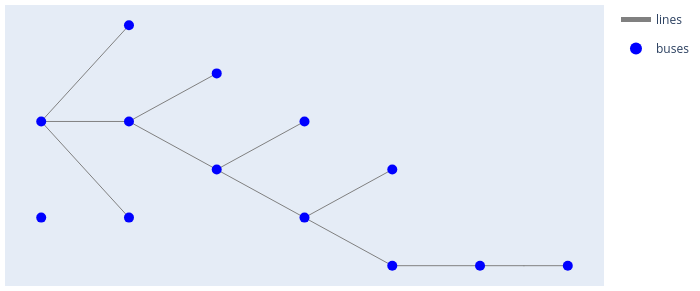

Notebook source saved alongside this figure:
### Code cell
from pandapower.plotting.plotly import simple_plotly

fig = simple_plotly(net, auto_open=False)
fig.show()

### Figure 1 — Plotly figure (JSON) as saved in the notebook; plotly's stock layout.template omitted (floating-point values rounded to 4 significant figures)
{"data": [{"hoverinfo": "text", "legendgroup": "lines", "line": {"color": "rgb(128, 128, 128)", "dash": "solid", "width": 1}, "mode": "lines", "name": "lines", "showlegend": true, "text": "Index: 0<br />Name: CDBT900784 - CDBT012139 (GKT 3x50/50)<br />Length: 0.09 km<br />R: 0.058 Ohm<br />X: 0.007 Ohm<br />", "type": "scatter", "x": [7, 6.5, 6], "y": [-1, -1, -1]}, {"hoverinfo": "text", "legendgroup": "lines", "line": {"color": "rgb(128, 128, 128)", "dash": "solid", "width": 1}, "mode": "lines", "name": "lines", "showlegend": false, "text": "Index: 1<br />Name: CDBT012139 - CDBT004760 (GKT 3x50/50)<br />Length: 0.08 km<br />R: 0.051 Ohm<br />X: 0.007 Ohm<br />", "type": "scatter", "x": [6, 5.5, 5], "y": [-1, -1, -1]}, {"hoverinfo": "text", "legendgroup": "lines", "line": {"color": "rgb(128, 128, 128)", "dash": "solid", "width": 1}, "mode": "lines", "name": "lines", "showlegend": false, "text": "Index: 2<br />Name: CDBT004760 - CDBT004764 (GKN 3x95/95)<br />Length: 0.115 km<br />R: 0.037 Ohm<br />X: 0.009 Ohm<br />", "type": "scatter", "x": [5, 4.5, 4], "y": [-1, -0.75, -0.5]}, {"hoverinfo": "text", "legendgroup": "lines", "line": {"color": "rgb(128, 128, 128)", "dash": "solid", "width": 1}, "mode": "lines", "name": "lines", "showlegend": false, "text": "Index: 3<br />Name: CDBT003746 - CDBT004764 (GKN 3x150/150)<br />Length: 0.1 km<br />R: 0.021 Ohm<br />X: 0.008 Ohm<br />", "type": "scatter", "x": [5, 4.5, 4], "y": [0, -0.25, -0.5]}, {"hoverinfo": "text", "legendgroup": "lines", "line": {"color": "rgb(128, 128, 128)", "dash": "solid", "width": 1}, "mode": "lines", "name": "lines", "showlegend": false, "text": "Index: 4<br />Name: CDBT004764 - STMT003438 (GKN 3x150/150)<br />Length: 0.18 km<br />R: 0.037 Ohm<br />X: 0.014 Ohm<br />", "type": "scatter", "x": [4, 3.5, 3], "y": [-0.5, -0.25, 0]}, {"hoverinfo": "text", "legendgroup": "lines", "line": {"color": "rgb(128, 128, 128)", "dash": "solid", "width": 1}, "mode": "lines", "name": "lines", "showlegend": false, "text": "Index: 5<br />Name: STMT003438 - CDBT901452 (GKN 3x150/150)<br />Length: 0.135 km<br />R: 0.028 Ohm<br />X: 0.011 Ohm<br />", "type": "scatter", "x": [3, 2.5, 2], "y": [0, 0.25, 0.5]}, {"hoverinfo": "text", "legendgroup": "lines", "line": {"color": "rgb(128, 128, 128)", "dash": "solid", "width": 1}, "mode": "lines", "name": "lines", "showlegend": false, "text": "Index: 6<br />Name: N1 - CDBT901452 (GKN 3x50/50)<br />Length: 0.255 km<br />R: 0.163 Ohm<br />X: 0.021 Ohm<br />", "type": "scatter", "x": [3, 2.5, 2], "y": [1, 0.75, 0.5]}, {"hoverinfo": "text", "legendgroup": "lines", "line": {"color": "rgb(128, 128, 128)", "dash": "solid", "width": 1}, "mode": "lines", "name": "lines", "showlegend": false, "text": "Index: 7<br />Name: CDBT901452 - CDBT004774 (GKN 3x95/95)<br />Length: 0.1 km<br />R: 0.032 Ohm<br />X: 0.008 Ohm<br />", "type": "scatter", "x": [2, 1.5, 1], "y": [0.5, 0.5, 0.5]}, {"hoverinfo": "text", "legendgroup": "lines", "line": {"color": "rgb(128, 128, 128)", "dash": "solid", "width": 1}, "mode": "lines", "name": "lines", "showlegend": false, "text": "Index: 8<br />Name: CDBT004774 - CDBT016055 (GKN 3x50/50)<br />Length: 0.085 km<br />R: 0.054 Ohm<br />X: 0.007 Ohm<br />", "type": "scatter", "x": [1, 1.5, 2], "y": [0.5, 0, -0.5]}, {"hoverinfo": "text", "legendgroup": "lines", "line": {"color": "rgb(128, 128, 128)", "dash": "solid", "width": 1}, "mode": "lines", "name": "lines", "showlegend": false, "text": "Index: 9<br />Name: CDBT004774 - CDBT901604 (GKN 3x150/150)<br />Length: 0.205 km<br />R: 0.042 Ohm<br />X: 0.016 Ohm<br />", "type": "scatter", "x": [1, 1.5, 2], "y": [0.5, 1, 1.5]}, {"hoverinfo": "text", "legendgroup": "lines", "line": {"color": "rgb(128, 128, 128)", "dash": "solid", "width": 1}, "mode": "lines", "name": "lines", "showlegend": false, "text": "Index: 10<br />Name: STMT003438 - 60437 (GKN 3x240/240)<br />Length: 0.34 km<br />R: 0.042 Ohm<br />X: 0.026 Ohm<br />", "type": "scatter", "x": [3, 3.5, 4], "y": [0, 0.25, 0.5]}, {"hoverinfo": "text", "legendgroup": "lines", "marker": {"color": "rgb(128, 128, 128)", "size": 1, "symbol": "circle"}, "mode": "markers", "name": "edge_center", "showlegend": false, "text": ["Index: 0<br />Name: CDBT900784 - CDBT012139 (GKT 3x50/50)<br />Length: 0.09 km<br />R: 0.058 Ohm<br />X: 0.007 Ohm<br />", "Index: 1<br />Name: CDBT012139 - CDBT004760 (GKT 3x50/50)<br />Length: 0.08 km<br />R: 0.051 Ohm<br />X: 0.007 Ohm<br />", "Index: 2<br />Name: CDBT004760 - CDBT004764 (GKN 3x95/95)<br />Length: 0.115 km<br />R: 0.037 Ohm<br />X: 0.009 Ohm<br />", "Index: 3<br />Name: CDBT003746 - CDBT004764 (GKN 3x150/150)<br />Length: 0.1 km<br />R: 0.021 Ohm<br />X: 0.008 Ohm<br />", "Index: 4<br />Name: CDBT004764 - STMT003438 (GKN 3x150/150)<br />Length: 0.18 km<br />R: 0.037 Ohm<br />X: 0.014 Ohm<br />", "Index: 5<br />Name: STMT003438 - CDBT901452 (GKN 3x150/150)<br />Length: 0.135 km<br />R: 0.028 Ohm<br />X: 0.011 Ohm<br />", "Index: 6<br />Name: N1 - CDBT901452 (GKN 3x50/50)<br />Length: 0.255 km<br />R: 0.163 Ohm<br />X: 0.021 Ohm<br />", "Index: 7<br />Name: CDBT901452 - CDBT004774 (GKN 3x95/95)<br />Length: 0.1 km<br />R: 0.032 Ohm<br />X: 0.008 Ohm<br />", "Index: 8<br />Name: CDBT004774 - CDBT016055 (GKN 3x50/50)<br />Length: 0.085 km<br />R: 0.054 Ohm<br />X: 0.007 Ohm<br />", "Index: 9<br />Name: CDBT004774 - CDBT901604 (GKN 3x150/150)<br />Length: 0.205 km<br />R: 0.042 Ohm<br />X: 0.016 Ohm<br />", "Index: 10<br />Name: STMT003438 - 60437 (GKN 3x240/240)<br />Length: 0.34 km<br />R: 0.042 Ohm<br />X: 0.026 Ohm<br />"], "type": "scatter", "x": [6.5], "y": [-1]}, {"hoverinfo": "text", "marker": {"color": "rgb(0, 0, 255)", "size": 10, "symbol": "circle"}, "mode": "markers", "name": "buses", "text": ["Index: 0<br />Name: bus_slack<br />V_n: 0.4 kV<br />", "Index: 1<br />Name: CDBT016055<br />V_n: 0.4 kV<br />Load: 0.400 MW<br />", "Index: 2<br />Name: CDBT012139<br />V_n: 0.4 kV<br />Load: 0.400 MW<br />", "Index: 3<br />Name: CDBT004774<br />V_n: 0.4 kV<br />Load: 0.400 MW<br />", "Index: 4<br />Name: CDBT901452<br />V_n: 0.4 kV<br />Load: 0.600 MW<br />", "Index: 5<br />Name: STMT003438<br />V_n: 0.4 kV<br />Load: 0.500 MW<br />", "Index: 6<br />Name: N1<br />V_n: 0.4 kV<br />Load: 0.100 MW<br />", "Index: 7<br />Name: CDBT901604<br />V_n: 0.4 kV<br />Load: 0.100 MW<br />", "Index: 8<br />Name: CDBT004760<br />V_n: 0.4 kV<br />Load: 0.400 MW<br />", "Index: 9<br />Name: CDBT004764<br />V_n: 0.4 kV<br />Load: 1.000 MW<br />", "Index: 10<br />Name: CDBT003746<br />V_n: 0.4 kV<br />Load: 0.300 MW<br />", "Index: 11<br />Name: CDBT900784<br />V_n: 0.4 kV<br />Load: 0.300 MW<br />", "Index: 12<br />Name: 60437<br />V_n: 0.4 kV<br />Load: 0.100 MW<br />"], "type": "scatter", "x": [1, 2, 6, 1, 2, 3, 3, 2, 5, 4, 5, 7, 4], "y": [-0.5, -0.5, -1, 0.5, 0.5, 0, 1, 1.5, -1, -0.5, 0, -1, 0.5]}], "layout": {"autosize": true, "height": 291.7, "hovermode": "closest", "legend": {"itemsizing": "constant"}, "margin": {"b": 5, "l": 5, "r": 5, "t": 5}, "showlegend": true, "title": {"font": {"size": 16}}, "width": 700, "xaxis": {"showgrid": false, "showticklabels": false, "zeroline": false}, "yaxis": {"showgrid": false, "showticklabels": false, "zeroline": false}}}
